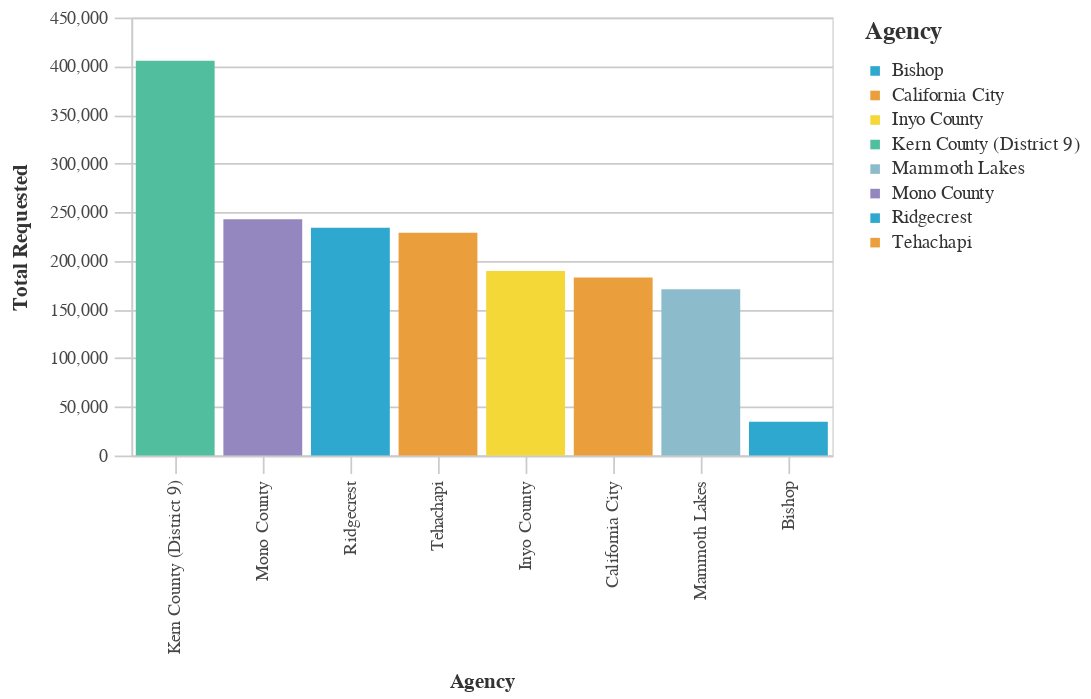

The notebook cell this image was saved under:
### Markdown cell above
### Average Total Requested Funds by Agency ($2021)

### Code cell
#Bar chart Average Total Requested Funds by Agency
chart4=(_dla_utils.basic_bar_chart_no_save((((_dla_utils.calculate_data_all(df, 'adjusted_total_requested', 'primary_agency_name', aggfunc="mean"))
                          >>arrange(-_.adjusted_total_requested)).head(30)
                        ), 'primary_agency_name','adjusted_total_requested', 'primary_agency_name', district
                          
                       ))
    
display(chart4)

### Figure 1 — Vega-Lite specification as saved in the notebook (floating-point values rounded to 4 significant figures)
{"config": {"view": {"continuousWidth": 400, "continuousHeight": 300}, "axis": {"domainColor": "#cbcbcb", "grid": true, "gridColor": "#cbcbcb", "gridWidth": 1, "labelColor": "#474747", "labelFont": "Nunito Sans", "labelFontSize": 10, "labelPadding": 4, "tickColor": "#cbcbcb", "tickSize": 10, "titleColor": "#333", "titleFont": "Raleway", "titleFontSize": 12, "titlePadding": 10}, "axisBand": {"grid": false}, "background": "white", "font": "Raleway", "header": {"labelFont": "Nunito Sans", "titleFont": "Raleway"}, "legend": {"labelColor": "#333", "labelFont": "Nunito Sans", "labelFontSize": 11, "labelLimit": 0, "padding": 1, "symbolSize": 30, "symbolType": "square", "titleColor": "#333", "titleFont": "Raleway", "titleFontSize": 14, "titlePadding": 10}, "title": {"anchor": "middle", "font": "Raleway", "fontSize": 18, "fontWeight": 300, "offset": 20}}, "data": {"name": "data-aee9cd0134d431173aff29d4ecfd715e"}, "mark": "bar", "encoding": {"color": {"field": "primary_agency_name", "legend": {"symbolLimit": 10, "title": "Agency"}, "scale": {"range": ["#2EA8CE", "#EB9F3C", "#F4D837", "#51BF9D", "#8CBCCB", "#9487C0"]}, "type": "nominal"}, "tooltip": [{"field": "primary_agency_name", "type": "nominal"}, {"field": "adjusted_total_requested", "type": "quantitative"}], "x": {"field": "primary_agency_name", "sort": "-y", "title": "Agency", "type": "nominal"}, "y": {"field": "adjusted_total_requested", "title": "Total Requested", "type": "quantitative"}}, "height": 250, "width": 400, "$schema": "https://vega.github.io/schema/vega-lite/v4.17.0.json", "datasets": {"data-aee9cd0134d431173aff29d4ecfd715e": [{"primary_agency_name": "Kern County (District 9)", "adjusted_total_requested": 405500.0}, {"primary_agency_name": "Mono County", "adjusted_total_requested": 242600.0}, {"primary_agency_name": "Ridgecrest", "adjusted_total_requested": 234000.0}, {"primary_agency_name": "Tehachapi", "adjusted_total_requested": 228900.0}, {"primary_agency_name": "Inyo County", "adjusted_total_requested": 189500.0}, {"primary_agency_name": "California City", "adjusted_total_requested": 182800.0}, {"primary_agency_name": "Mammoth Lakes", "adjusted_total_requested": 170900.0}, {"primary_agency_name": "Bishop", "adjusted_total_requested": 34700.0}]}}
